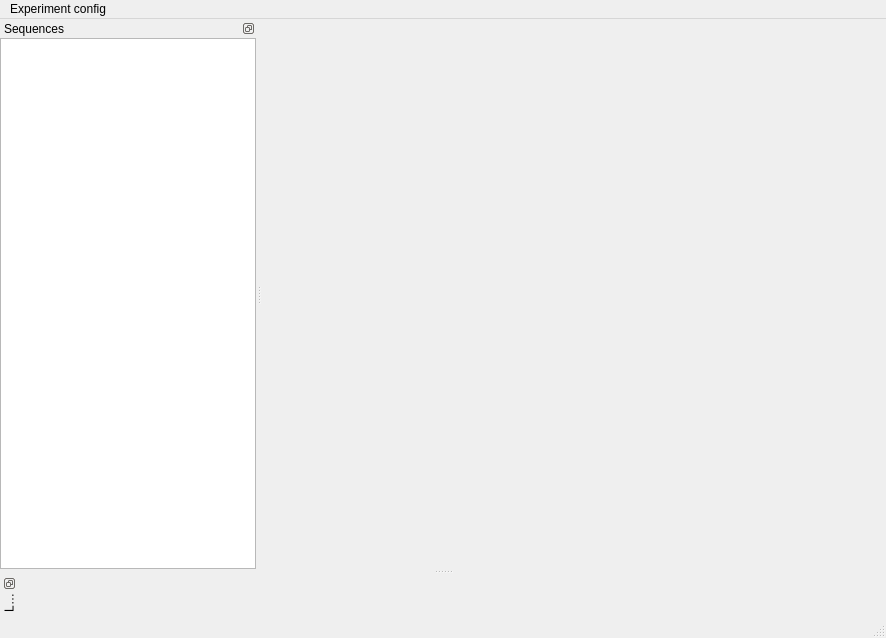
<?xml version="1.0" encoding="UTF-8"?>
<ui version="4.0">
 <class>MainWindow</class>
 <widget class="QMainWindow" name="MainWindow">
  <property name="geometry">
   <rect>
    <x>0</x>
    <y>0</y>
    <width>886</width>
    <height>638</height>
   </rect>
  </property>
  <property name="windowTitle">
   <string>Caqtus</string>
  </property>
  <property name="windowIcon">
   <iconset>
    <normaloff>:/icons/caqtus-logo</normaloff>:/icons/caqtus-logo</iconset>
  </property>
  <property name="dockOptions">
   <set>QMainWindow::AllowTabbedDocks|QMainWindow::AnimatedDocks|QMainWindow::GroupedDragging|QMainWindow::VerticalTabs</set>
  </property>
  <widget class="QWidget" name="centralwidget">
   <layout class="QHBoxLayout" name="horizontalLayout"/>
  </widget>
  <widget class="QMenuBar" name="menubar">
   <property name="geometry">
    <rect>
     <x>0</x>
     <y>0</y>
     <width>886</width>
     <height>21</height>
    </rect>
   </property>
   <widget class="QMenu" name="menuExperiment_config">
    <property name="title">
     <string>Experiment config</string>
    </property>
    <widget class="QMenu" name="menuCurrent">
     <property name="title">
      <string>Current...</string>
     </property>
     <addaction name="action_edit_current_experiment_config"/>
     <addaction name="action_save_current_experiment_config"/>
     <addaction name="action_load_current_experiment_config"/>
    </widget>
    <addaction name="menuCurrent"/>
   </widget>
   <addaction name="menuExperiment_config"/>
  </widget>
  <widget class="QDockWidget" name="sequences_widget">
   <property name="features">
    <set>QDockWidget::DockWidgetFloatable|QDockWidget::DockWidgetMovable</set>
   </property>
   <property name="allowedAreas">
    <set>Qt::LeftDockWidgetArea</set>
   </property>
   <property name="windowTitle">
    <string>Sequences</string>
   </property>
   <attribute name="dockWidgetArea">
    <number>1</number>
   </attribute>
   <widget class="QWidget" name="dockWidgetContents_7">
    <property name="focusPolicy">
     <enum>Qt::ClickFocus</enum>
    </property>
    <property name="autoFillBackground">
     <bool>false</bool>
    </property>
    <layout class="QVBoxLayout" name="verticalLayout">
     <property name="leftMargin">
      <number>0</number>
     </property>
     <property name="topMargin">
      <number>0</number>
     </property>
     <property name="rightMargin">
      <number>0</number>
     </property>
     <property name="bottomMargin">
      <number>0</number>
     </property>
     <item>
      <widget class="QTreeView" name="sequences_view"/>
     </item>
    </layout>
   </widget>
  </widget>
  <widget class="QDockWidget" name="logs_dock">
   <property name="features">
    <set>QDockWidget::DockWidgetFloatable|QDockWidget::DockWidgetMovable|QDockWidget::DockWidgetVerticalTitleBar</set>
   </property>
   <property name="windowTitle">
    <string>Logs</string>
   </property>
   <attribute name="dockWidgetArea">
    <number>8</number>
   </attribute>
   <widget class="QWidget" name="dockWidgetContents_2"/>
  </widget>
  <widget class="QStatusBar" name="status_bar"/>
  <action name="action_edit_config">
   <property name="icon">
    <iconset>
     <normaloff>:/icons/gear--pencil</normaloff>:/icons/gear--pencil</iconset>
   </property>
   <property name="text">
    <string>Edit current...</string>
   </property>
  </action>
  <action name="action_start">
   <property name="icon">
    <iconset>
     <normaloff>:/icons/control</normaloff>:/icons/control</iconset>
   </property>
   <property name="text">
    <string>Start</string>
   </property>
  </action>
  <action name="action_stop">
   <property name="icon">
    <iconset>
     <normaloff>:/icons/control-stop</normaloff>:/icons/control-stop</iconset>
   </property>
   <property name="text">
    <string>Stop</string>
   </property>
  </action>
  <action name="action_edit_current_experiment_config">
   <property name="text">
    <string>Edit...</string>
   </property>
  </action>
  <action name="action_save_current_experiment_config">
   <property name="text">
    <string>Save As...</string>
   </property>
  </action>
  <action name="action_load_current_experiment_config">
   <property name="text">
    <string>Load...</string>
   </property>
  </action>
 </widget>
 <resources>
  <include location="resources.qrc"/>
 </resources>
 <connections/>
</ui>
